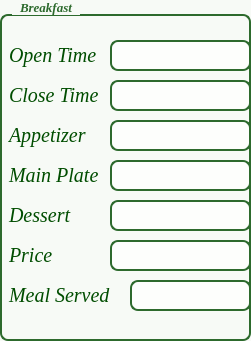
      <widget class="QGroupBox" name="Breakfast_4">
       <property name="geometry">
        <rect>
         <x>260</x>
         <y>90</y>
         <width>251</width>
         <height>341</height>
        </rect>
       </property>
       <property name="font">
        <font>
         <family>Times New Roman</family>
         <pointsize>-1</pointsize>
         <italic>true</italic>
         <bold>true</bold>
         <underline>false</underline>
        </font>
       </property>
       <property name="styleSheet">
        <string notr="true">QGroupBox {
    /* Bold dark green border with rounded corners */
    border: 2px solid #2d6a2d;
    border-radius: 8px;
    
    /* Pushes the interior content down so it doesn't overlap the title */
    margin-top: 14px;
    padding-top: 15px;
    padding-left: 10px;
    padding-right: 10px;
    
    /* Header text formatting */
    font-weight: bold;
    font-size: 13px;
    color: #2d6a2d;
    
    /* Clean, soft off-white/cream background to pop against the dark workspace */
    background-color: #f7faf6;
}

/* Position and style the text title anchor on the top line */
QGroupBox::title {
    subcontrol-origin: margin;
    subcontrol-position: top left;
    left: 12px;
    padding-left: 6px;
    padding-right: 6px;
    
    /* Matches the parent container's solid background color to cut through the border line cleanly */
    background-color: #f7faf6; 
}</string>
       </property>
       <property name="title">
        <string>Breakfast</string>
       </property>
       <widget class="QLabel" name="Titel_39">
        <property name="geometry">
         <rect>
          <x>0</x>
          <y>20</y>
          <width>111</width>
          <height>71</height>
         </rect>
        </property>
        <property name="font">
         <font>
          <family>Times New Roman</family>
          <pointsize>-1</pointsize>
          <italic>true</italic>
          <fontweight>ExtraBold</fontweight>
         </font>
        </property>
        <property name="styleSheet">
         <string notr="true">background-color: transparent; color: #004d00; padding: 5px; border-image: none; border: none; font-size: 20px;
</string>
        </property>
        <property name="text">
         <string>Open Time</string>
        </property>
       </widget>
       <widget class="QLabel" name="Titel_40">
        <property name="geometry">
         <rect>
          <x>0</x>
          <y>60</y>
          <width>111</width>
          <height>71</height>
         </rect>
        </property>
        <property name="font">
         <font>
          <family>Times New Roman</family>
          <pointsize>-1</pointsize>
          <italic>true</italic>
          <fontweight>ExtraBold</fontweight>
         </font>
        </property>
        <property name="styleSheet">
         <string notr="true">background-color: transparent; color: #004d00; padding: 5px; border-image: none; border: none; font-size: 20px;
</string>
        </property>
        <property name="text">
         <string>Close Time</string>
        </property>
       </widget>
       <widget class="QLabel" name="Titel_41">
        <property name="geometry">
         <rect>
          <x>0</x>
          <y>100</y>
          <width>111</width>
          <height>71</height>
         </rect>
        </property>
        <property name="font">
         <font>
          <family>Times New Roman</family>
          <pointsize>-1</pointsize>
          <italic>true</italic>
          <fontweight>ExtraBold</fontweight>
         </font>
        </property>
        <property name="styleSheet">
         <string notr="true">background-color: transparent; color: #004d00; padding: 5px; border-image: none; border: none; font-size: 20px;
</string>
        </property>
        <property name="text">
         <string>Appetizer</string>
        </property>
       </widget>
       <widget class="QLabel" name="Titel_42">
        <property name="geometry">
         <rect>
          <x>0</x>
          <y>140</y>
          <width>111</width>
          <height>71</height>
         </rect>
        </property>
        <property name="font">
         <font>
          <family>Times New Roman</family>
          <pointsize>-1</pointsize>
          <italic>true</italic>
          <fontweight>ExtraBold</fontweight>
         </font>
        </property>
        <property name="styleSheet">
         <string notr="true">background-color: transparent; color: #004d00; padding: 5px; border-image: none; border: none; font-size: 20px;
</string>
        </property>
        <property name="text">
         <string>Main Plate</string>
        </property>
       </widget>
       <widget class="QLabel" name="Titel_43">
        <property name="geometry">
         <rect>
          <x>0</x>
          <y>180</y>
          <width>111</width>
          <height>71</height>
         </rect>
        </property>
        <property name="font">
         <font>
          <family>Times New Roman</family>
          <pointsize>-1</pointsize>
          <italic>true</italic>
          <fontweight>ExtraBold</fontweight>
         </font>
        </property>
        <property name="styleSheet">
         <string notr="true">background-color: transparent; color: #004d00; padding: 5px; border-image: none; border: none; font-size: 20px;
</string>
        </property>
        <property name="text">
         <string>Dessert</string>
        </property>
       </widget>
       <widget class="QLabel" name="Titel_44">
        <property name="geometry">
         <rect>
          <x>0</x>
          <y>220</y>
          <width>111</width>
          <height>71</height>
         </rect>
        </property>
        <property name="font">
         <font>
          <family>Times New Roman</family>
          <pointsize>-1</pointsize>
          <italic>true</italic>
          <fontweight>ExtraBold</fontweight>
         </font>
        </property>
        <property name="styleSheet">
         <string notr="true">background-color: transparent; color: #004d00; padding: 5px; border-image: none; border: none; font-size: 20px;
</string>
        </property>
        <property name="text">
         <string>Price</string>
        </property>
       </widget>
       <widget class="QLabel" name="Titel_45">
        <property name="geometry">
         <rect>
          <x>0</x>
          <y>260</y>
          <width>121</width>
          <height>71</height>
         </rect>
        </property>
        <property name="font">
         <font>
          <family>Times New Roman</family>
          <pointsize>-1</pointsize>
          <italic>true</italic>
          <fontweight>ExtraBold</fontweight>
         </font>
        </property>
        <property name="styleSheet">
         <string notr="true">background-color: transparent; color: #004d00; padding: 5px; border-image: none; border: none; font-size: 20px;
</string>
        </property>
        <property name="text">
         <string>Meal Served</string>
        </property>
       </widget>
       <widget class="QLineEdit" name="editLunchOpenTime">
        <property name="geometry">
         <rect>
          <x>110</x>
          <y>40</y>
          <width>141</width>
          <height>31</height>
         </rect>
        </property>
        <property name="styleSheet">
         <string notr="true">QLineEdit {
    border: 2px solid #2d6a2d;
    border-radius: 8px;
    padding: 5px;
    font-size: 13px;
    background-color: rgba(255,255,255,180);
	color: #2d6a2d;
}</string>
        </property>
        <property name="echoMode">
         <enum>QLineEdit::EchoMode::Normal</enum>
        </property>
        <property name="placeholderText">
         <string/>
        </property>
       </widget>
       <widget class="QLineEdit" name="editLunchCloseTime">
        <property name="geometry">
         <rect>
          <x>110</x>
          <y>80</y>
          <width>141</width>
          <height>31</height>
         </rect>
        </property>
        <property name="styleSheet">
         <string notr="true">QLineEdit {
    border: 2px solid #2d6a2d;
    border-radius: 8px;
    padding: 5px;
    font-size: 13px;
    background-color: rgba(255,255,255,180);
	color: #2d6a2d;
}</string>
        </property>
        <property name="echoMode">
         <enum>QLineEdit::EchoMode::Normal</enum>
        </property>
       </widget>
       <widget class="QLineEdit" name="editLunchAppetizer">
        <property name="geometry">
         <rect>
          <x>110</x>
          <y>120</y>
          <width>141</width>
          <height>31</height>
         </rect>
        </property>
        <property name="styleSheet">
         <string notr="true">QLineEdit {
    border: 2px solid #2d6a2d;
    border-radius: 8px;
    padding: 5px;
    font-size: 13px;
    background-color: rgba(255,255,255,180);
	color: #2d6a2d;
}</string>
        </property>
        <property name="echoMode">
         <enum>QLineEdit::EchoMode::Normal</enum>
        </property>
       </widget>
       <widget class="QLineEdit" name="editLunchMainPlate">
        <property name="geometry">
         <rect>
          <x>110</x>
          <y>160</y>
          <width>141</width>
          <height>31</height>
         </rect>
        </property>
        <property name="styleSheet">
         <string notr="true">QLineEdit {
    border: 2px solid #2d6a2d;
    border-radius: 8px;
    padding: 5px;
    font-size: 13px;
    background-color: rgba(255,255,255,180);
	color: #2d6a2d;
}</string>
        </property>
        <property name="echoMode">
         <enum>QLineEdit::EchoMode::Normal</enum>
        </property>
       </widget>
       <widget class="QLineEdit" name="editLunchDessert">
        <property name="geometry">
         <rect>
          <x>110</x>
          <y>200</y>
          <width>141</width>
          <height>31</height>
         </rect>
        </property>
        <property name="styleSheet">
         <string notr="true">QLineEdit {
    border: 2px solid #2d6a2d;
    border-radius: 8px;
    padding: 5px;
    font-size: 13px;
    background-color: rgba(255,255,255,180);
	color: #2d6a2d;
}</string>
        </property>
        <property name="echoMode">
         <enum>QLineEdit::EchoMode::Normal</enum>
        </property>
       </widget>
       <widget class="QLineEdit" name="editLunchPrice">
        <property name="geometry">
         <rect>
          <x>110</x>
          <y>240</y>
          <width>141</width>
          <height>31</height>
         </rect>
        </property>
        <property name="styleSheet">
         <string notr="true">QLineEdit {
    border: 2px solid #2d6a2d;
    border-radius: 8px;
    padding: 5px;
    font-size: 13px;
    background-color: rgba(255,255,255,180);
	color: #2d6a2d;
}</string>
        </property>
        <property name="echoMode">
         <enum>QLineEdit::EchoMode::Normal</enum>
        </property>
       </widget>
       <widget class="QLineEdit" name="editLunchMealServed">
        <property name="geometry">
         <rect>
          <x>130</x>
          <y>280</y>
          <width>121</width>
          <height>31</height>
         </rect>
        </property>
        <property name="styleSheet">
         <string notr="true">QLineEdit {
    border: 2px solid #2d6a2d;
    border-radius: 8px;
    padding: 5px;
    font-size: 13px;
    background-color: rgba(255,255,255,180);
	color: #2d6a2d;
}</string>
        </property>
        <property name="echoMode">
         <enum>QLineEdit::EchoMode::Normal</enum>
        </property>
       </widget>
      </widget>
